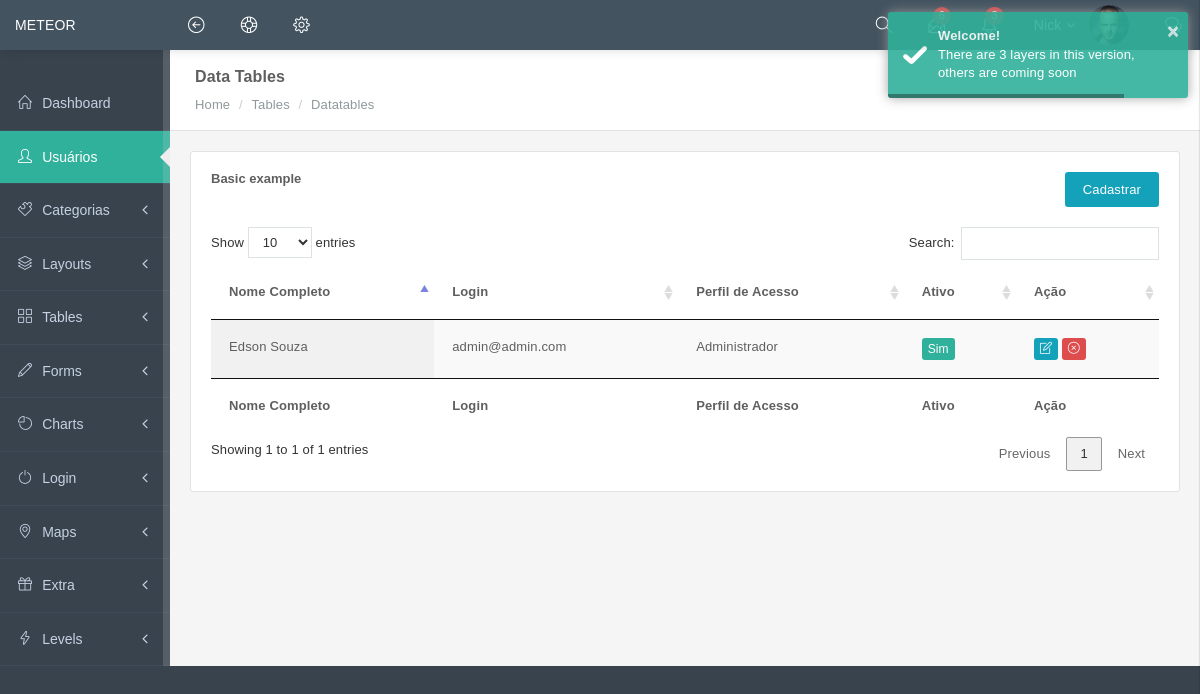
The app's page /index.php/restrita/usuarios, older data.
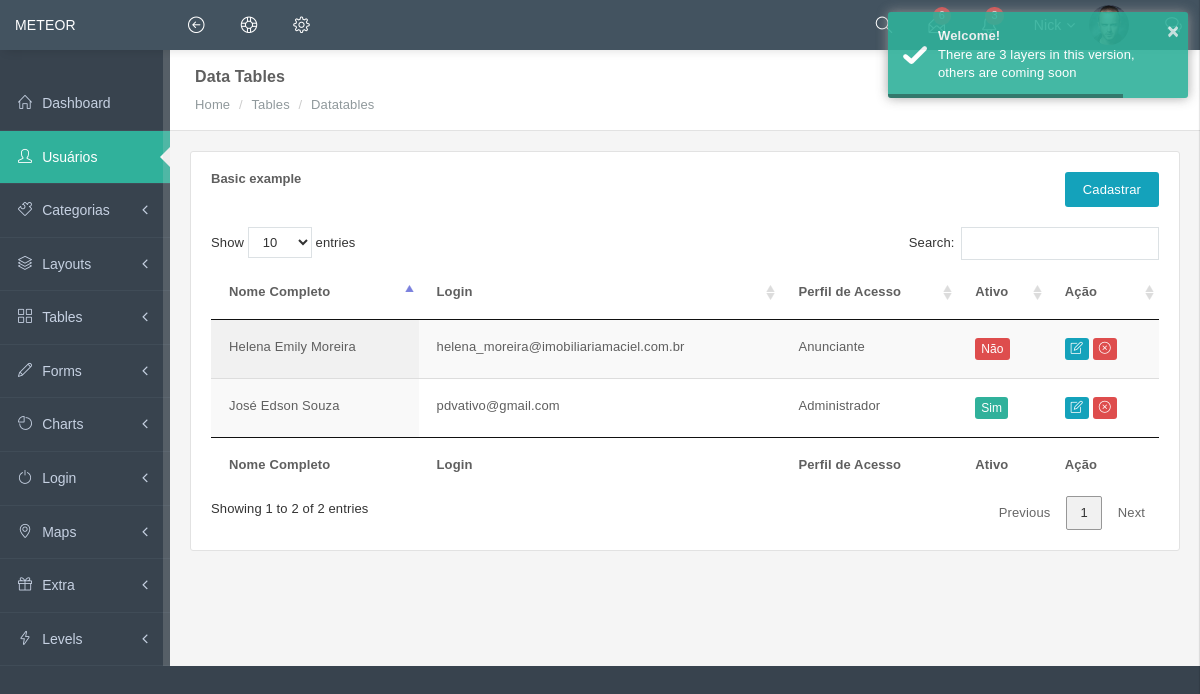
The same page, newer data.
### tables this page shows
CREATE TABLE `users` (
  `id` int(11) UNSIGNED NOT NULL,
  `ip_address` varchar(45) NOT NULL,
  `username` varchar(100) DEFAULT NULL,
  `password` varchar(255) NOT NULL,
  `email` varchar(254) NOT NULL,
  `activation_selector` varchar(255) DEFAULT NULL,
  `activation_code` varchar(255) DEFAULT NULL,
  `forgotten_password_selector` varchar(255) DEFAULT NULL,
  `forgotten_password_code` varchar(255) DEFAULT NULL,
  `forgotten_password_time` int(11) UNSIGNED DEFAULT NULL,
  `remember_selector` varchar(255) DEFAULT NULL,
  `remember_code` varchar(255) DEFAULT NULL,
  `created_on` int(11) UNSIGNED NOT NULL,
  `last_login` int(11) UNSIGNED DEFAULT NULL,
  `active` tinyint(1) UNSIGNED DEFAULT NULL,
  `first_name` varchar(50) DEFAULT NULL,
  `last_name` varchar(50) DEFAULT NULL,
  `user_cpf` varchar(14) NOT NULL,
  `company` varchar(100) DEFAULT NULL,
  `phone` varchar(20) DEFAULT NULL,
  `user_foto` varchar(255) NOT NULL,
  `user_cidade` varchar(50) NOT NULL,
  `user_uf` varchar(2) NOT NULL,
  `user_cep` varchar(9) NOT NULL,
  `user_endereco` varchar(255) NOT NULL,
  `user_numero_endereco` varchar(50) NOT NULL,
  `user_bairro` varchar(50) NOT NULL
);

### application/controllers/restrita/Usuarios.php (called while the page is built, shortened)
<?php
class Usuarios extends CI_Controller
{
	public function index()
	{
		$data = array(
			'titulo' => 'Usuários Cadastrados',
			'styles' => array(
				'assets/plugins/datatables/css/jquery.datatables.min.css',
				'assets/plugins/datatables/css/jquery.datatables_themeroller.css',
				'assets/plugins/bootstrap-datepicker/css/datepicker3.css',
				'assets/plugins/offcanvasmenueffects/js/snap.svg-min.js',
				'assets/plugins/datatables/css/jquery.datatables.min.css',
				'assets/plugins/datatables/css/jquery.datatables_themeroller.css',
				'assets/plugins/bootstrap-datepicker/css/datepicker3.css',
				'assets/plugins/offcanvasmenueffects/js/snap.svg-min.js',
			),
			'scripts' => array(
				'assets/plugins/datatables/js/jquery.datatables.min.js',
				'assets/plugins/bootstrap-datepicker/js/bootstrap-datepicker.js',
				'assets/js/pages/table-data.js',
				'assets/plugins/summernote-master/summernote.min.js',
				'assets/plugins/bootstrap-colorpicker/js/bootstrap-colorpicker.js',
				'assets/plugins/bootstrap-tagsinput/bootstrap-tagsinput.min.js',
				'assets/plugins/bootstrap-timepicker/js/bootstrap-timepicker.min.js',
			),
			'usuarios' => $this->ion_auth->users()->result(),
		);
		$this->load->view('restrita/layout/header', $data);
		$this->load->view('restrita/usuarios/index');
		$this->load->view('restrita/layout/footer');
	}
}

### index.php (called while the page is built, shortened)
<?php
require_once BASEPATH.'core/CodeIgniter.php';

### application/models/Ion_auth_model.php (called while the page is built, shortened)
<?php
class Ion_auth_model extends CI_Model
{
	public $tables = [];
	public $_ion_select = [];
	protected $response = NULL;
	public $_cache_user_in_group = [];
	protected $db;
	public function __construct()
	{
		$this->config->load('ion_auth', TRUE);
		$this->load->helper('cookie', 'date');
		$group_name = $this->config->item('database_group_name', 'ion_auth');
		if (empty($group_name))
		{
			$CI =& get_instance();
			$this->db = $CI->db;
		}
		else
		{
			$this->db = $this->load->database($group_name, TRUE, TRUE);
		}
		$this->tables = $this->config->item('tables', 'ion_auth');
		$this->join = $this->config->item('join', 'ion_auth');
	}
	public function result()
	{
		$result = $this->response->result();
		return $result;
	}
	public function users($groups = NULL)
	{
		if (isset($this->_ion_select) && !empty($this->_ion_select))
		{
			foreach ($this->_ion_select as $select)
			{
				$this->db->select($select);
			}
			$this->_ion_select = [];
		}
		else
		{
			$this->db->select([
			    $this->tables['users'].'.*',
			    $this->tables['users'].'.id as id',
			    $this->tables['users'].'.id as user_id'
			]);
		}
		$this->response = $this->db->get($this->tables['users']);
		return $this;
	}
	public function get_users_groups($id = FALSE)
	{
		$id || $id = $this->session->userdata('user_id');
		return $this->db->select($this->tables['users_groups'].'.'.$this->join['groups'].' as id, '.$this->tables['groups'].'.name, '.$this->tables['groups'].'.description')
		                ->where($this->tables['users_groups'].'.'.$this->join['users'], $id)
		                ->join($this->tables['groups'], $this->tables['users_groups'].'.'.$this->join['groups'].'='.$this->tables['groups'].'.id')
		                ->get($this->tables['users_groups']);
	}
	public function in_group($check_group, $id = FALSE, $check_all = FALSE)
	{
		$id || $id = $this->session->userdata('user_id');
		if (!is_array($check_group))
		{
			$check_group = [$check_group];
		}
		if (isset($this->_cache_user_in_group[$id]))
		{
			$groups_array = $this->_cache_user_in_group[$id];
		}
		else
		{
			$users_groups = $this->get_users_groups($id)->result();
			$groups_array = [];
			foreach ($users_groups as $group)
			{
				$groups_array[$group->id] = $group->name;
			}
			$this->_cache_user_in_group[$id] = $groups_array;
		}
		foreach ($check_group as $key => $value)
		{
			$groups = (is_numeric($value)) ? array_keys($groups_array) : $groups_array;
			if (in_array($value, $groups) xor $check_all)
			{
				return !$check_all;
			}
		}
		return $check_all;
	}
}

### application/libraries/Ion_auth.php (called while the page is built, shortened)
<?php
class Ion_auth
{
	public function __construct()
	{
		$this->config->load('ion_auth', TRUE);
		$this->_cache_user_in_group =& $this->ion_auth_model->_cache_user_in_group;
		$this->ion_auth_model->trigger_events('library_constructor');
	}
	public function __call($method, $arguments)
	{
		return call_user_func_array( [$this->ion_auth_model, $method], $arguments);
	}
	public function __get($var)
	{
		return get_instance()->$var;
	}
	public function is_admin($id = FALSE)
	{
		$this->ion_auth_model->trigger_events('is_admin');
		$admin_group = $this->config->item('admin_group', 'ion_auth');
		return $this->ion_auth_model->in_group($admin_group, $id);
	}
}

### application/views/restrita/usuarios/index.php (the view, shortened to what the rows shown need)
<div class="page-inner">
	<div id="main-wrapper">
		<div class="row">
			<div class="col-md-12">
				<div class="panel panel-white">
					<div class="panel-body">
						<div class="table-responsive">
							<table id="example" class="display table" style="width: 100%; cellspacing: 0;">
								<thead>
									<tr>
										<th>Nome Completo</th>
										<th>Login</th>
										<th>Perfil de Acesso</th>
										<th>Ativo</th>
										<th>Ação</th>
									</tr>
								</thead>
								<tfoot>
									<tr>
										<th>Nome Completo</th>
										<th>Login</th>
										<th>Perfil de Acesso</th>
										<th>Ativo</th>
										<th>Ação</th>
									</tr>
								</tfoot>
								<?php foreach ($usuarios as $usuario) : ?>
									<tr>
										<td><?php echo $usuario->first_name . ' ' . $usuario->last_name; ?></td>
										<td><?php echo $usuario->email; ?></td>
										<td><?php echo ($this->ion_auth->is_admin($usuario->id) ? 'Administrador' : 'Anunciante'); ?></td>
										<td><?php echo ($usuario->active == 1 ? '<button type="button" class="btn btn-success btn-xs">Sim</button>' : '<button type="button" class="btn btn-danger btn-xs">Não</button>'); ?> </td>
										<td>
											<a href="<?php echo base_url('restrita/' . $this->router->fetch_class() . '/core/' . $usuario->id); ?>" class="btn btn-info btn-xs" data-toggle="tooltip" data-placement="top" title="Editar"><span class="icon-note"></span></a>
											<a href="<?php echo base_url('restrita/' . $this->router->fetch_class() . '/delete/' . $usuario->id); ?>" class="btn btn-danger btn-xs delete" data-confirm="Quer mesmo excluir esse usuário?" data-toggle="tooltip" data-placement="top" title="Excluir"><span class="icon-close"></span></a>
										</td>
									</tr>
								<?php endforeach; ?>
							</table>
						</div>
					</div>
				</div>

Row changes from the older to the newer data that the page shows:
changed users: first_name "Edson" → "José"; last_name "Souza" → "Edson Souza"; email "admin@admin.com" → "pdvativo@gmail.com"
added users: first_name "Helena", last_name "Emily Moreira", email "helena_moreira@imobiliariamaciel.com.br", shows "Anunciante", active "Não"
Text that changed along with them:
text written by a page script: "Show entries Search: Showing 1 to 1 of 1 entries Previous 1 Next" → "Show entries Search: Showing 1 to 2 of 2 entries Previous 1 Next"
